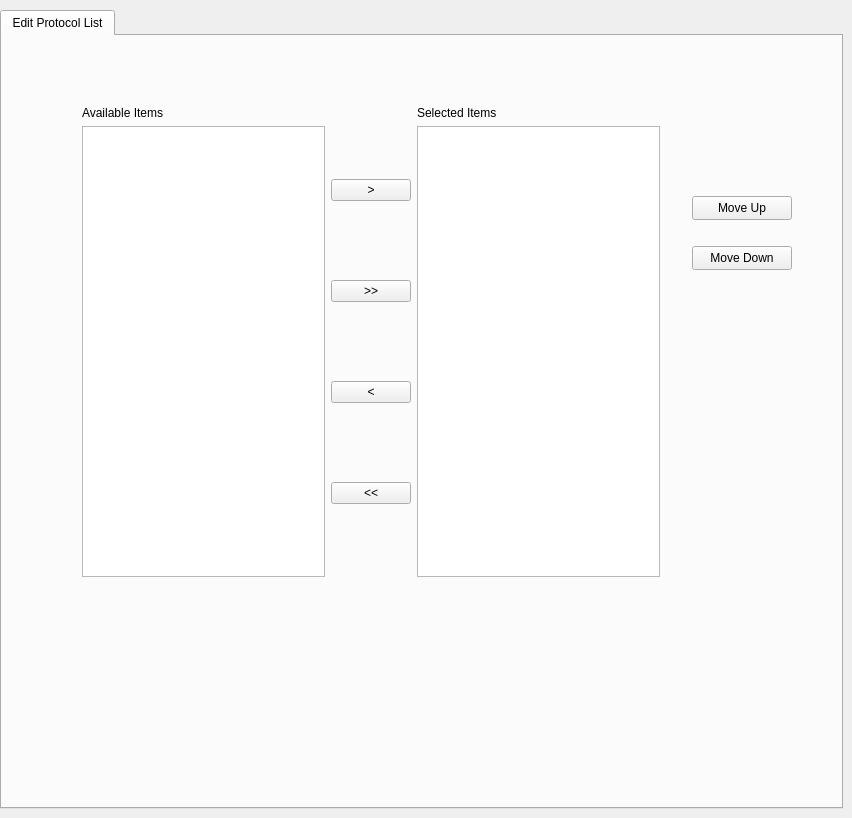
     <widget class="QWidget" name="protocolListPage">
      <widget class="QTabWidget" name="tabWidget_2">
       <property name="geometry">
        <rect>
         <x>0</x>
         <y>10</y>
         <width>843</width>
         <height>799</height>
        </rect>
       </property>
       <property name="currentIndex">
        <number>0</number>
       </property>
       <widget class="QWidget" name="tab_3">
        <attribute name="title">
         <string>Edit Protocol List</string>
        </attribute>
        <widget class="QWidget" name="layoutWidget_2">
         <property name="geometry">
          <rect>
           <x>80</x>
           <y>70</y>
           <width>578</width>
           <height>471</height>
          </rect>
         </property>
         <layout class="QGridLayout" name="gridLayout_8">
          <item row="0" column="0">
           <layout class="QHBoxLayout" name="horizontalLayout_5"/>
          </item>
          <item row="1" column="0" colspan="2">
           <layout class="QGridLayout" name="gridLayout_10">
            <item row="0" column="0">
             <layout class="QVBoxLayout" name="verticalLayout">
              <item>
               <widget class="QLabel" name="label_9">
                <property name="text">
                 <string>Available Items</string>
                </property>
                <property name="buddy">
                 <cstring>availableListView</cstring>
                </property>
               </widget>
              </item>
              <item>
               <widget class="QListView" name="availableListView"/>
              </item>
             </layout>
            </item>
            <item row="0" column="1">
             <layout class="QVBoxLayout" name="verticalLayout_3">
              <item>
               <widget class="QPushButton" name="selectPushButton">
                <property name="text">
                 <string>&gt;</string>
                </property>
               </widget>
              </item>
              <item>
               <widget class="QPushButton" name="selectAllPushButton">
                <property name="text">
                 <string>&gt;&gt;</string>
                </property>
               </widget>
              </item>
              <item>
               <widget class="QPushButton" name="unselectPushButton">
                <property name="text">
                 <string>&lt;</string>
                </property>
               </widget>
              </item>
              <item>
               <widget class="QPushButton" name="unselectAllPushButton">
                <property name="text">
                 <string>&lt;&lt;</string>
                </property>
               </widget>
              </item>
             </layout>
            </item>
            <item row="0" column="2">
             <layout class="QVBoxLayout" name="verticalLayout_2">
              <item>
               <widget class="QLabel" name="label_10">
                <property name="text">
                 <string>Selected Items</string>
                </property>
                <property name="buddy">
                 <cstring>selectedListView</cstring>
                </property>
               </widget>
              </item>
              <item>
               <widget class="QListView" name="selectedListView"/>
              </item>
             </layout>
            </item>
           </layout>
          </item>
         </layout>
        </widget>
        <widget class="QPushButton" name="moveUpButton">
         <property name="geometry">
          <rect>
           <x>690</x>
           <y>160</y>
           <width>100</width>
           <height>24</height>
          </rect>
         </property>
         <property name="toolTip">
          <string>Move selected item up the list</string>
         </property>
         <property name="text">
          <string>Move Up</string>
         </property>
         <property name="icon">
          <iconset resource="../../../resources/resources.qrc">
           <normaloff>:/images/h32-uparrow.png</normaloff>:/images/h32-uparrow.png</iconset>
         </property>
        </widget>
        <widget class="QPushButton" name="moveDownButton">
         <property name="geometry">
          <rect>
           <x>690</x>
           <y>210</y>
           <width>100</width>
           <height>24</height>
          </rect>
         </property>
         <property name="toolTip">
          <string>Move selected item down the list</string>
         </property>
         <property name="text">
          <string>Move Down</string>
         </property>
         <property name="icon">
          <iconset resource="../../../resources/resources.qrc">
           <normaloff>:/images/h32-downarrow.png</normaloff>:/images/h32-downarrow.png</iconset>
         </property>
        </widget>
       </widget>
      </widget>
     </widget>
